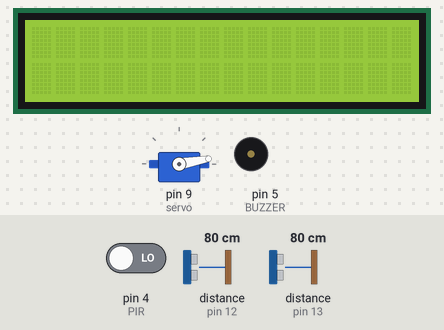
The sketch below on a simulated Arduino Uno, built with avr-gcc and run on an emulated ATmega328P. Shown: 16×2 character LCD, servo, buzzer (waves = sounding). Inputs (shaded band) come from the test bench; at power-on: distance to the obstacle (sensors on pin 12, pin 13) 80 cm, pin 4 (PIR) LOW. The echo pulse lasts 58.3 µs per cm.

Above: at 3.9 s.
4.0 s: distance to the obstacle (sensor on pin 12) set to 299 cm
At 6.7 s:
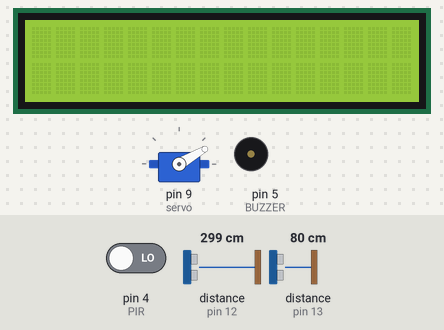
7.0 s: distance to the obstacle (sensor on pin 12) set to 2 cm
At 9.8 s:
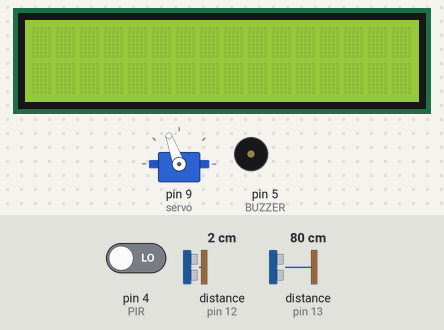
10.0 s: distance to the obstacle (sensor on pin 12) set to 35 cm
At 31.04 s:
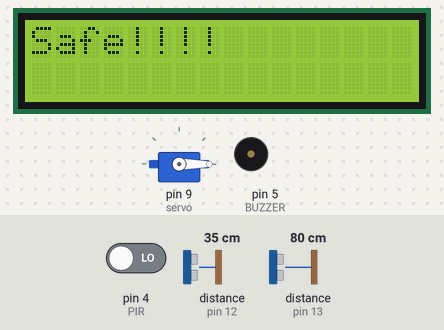
Timing chart, 0 to 31.1 s (numbered marks = the images above; inputs shaded):
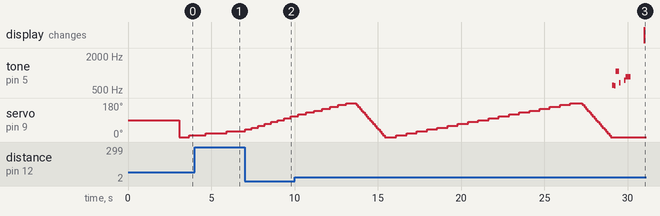

The sketch:

main.ino
```cpp
#include <LiquidCrystal_I2C.h>
#include <HCSR04.h>
#include <Servo.h>
#include <SoftwareSerial.h>
#include <avr/wdt.h>

// function prototypes
void mapping(UltraSonicDistanceSensor sensor, double mapp[]);
double readDist(UltraSonicDistanceSensor sensor);
bool check(UltraSonicDistanceSensor sensor, double Map []);
void playtune();


// device pins
UltraSonicDistanceSensor leftSensor(10,12); // (trigger, echo)
UltraSonicDistanceSensor rightSensor(11,13);
SoftwareSerial BTserial(2,3);
LiquidCrystal_I2C lcd(0x27, 16, 2);
Servo servo;
int BUZZER = 5;
int PIR = 4;

// left and right maps
double mapLeft[19];
double mapRight[19];

// global variables
boolean right = false;
boolean left = false;

int pos = 0; // stores current servo heading
int interval = 1; // angle servo increases (*10)
int moveDelay = 100;
int lastdirect = 1;
int maxAng = 18;
int minAng = 0;


void setup() {
  // put your setup code here, to run once:
  lcd.begin();
  lcd.backlight();
  Serial.begin(9600);
  BTserial.begin(9600);
  servo.attach(9);
  MCUSR = 0;
  pinMode(PIR, INPUT);
  BTserial.println("Mapping...");
  delay(3000);
  mapping(leftSensor, mapLeft);
  mapping(rightSensor, mapRight);
  playtune();
}

void loop() {

      // while PIR dosesnt detect anyone
      if(digitalRead(PIR) == LOW){
           String input = BTserial.readString();
           lcd.home();
           lcd.println("Safe!!!!");
           if (input.compareTo("reset") == 13) {
             reset();
           }
        }
      else{
        lcd.home();
        lcd.println("INTRUDER");
       BTserial.println("INTRUDER");

      // pings both ultrasonic senosrs and checks differnce in enviroment
      boolean right = check(rightSensor, mapRight);
      boolean left = check(leftSensor, mapLeft);

      // if both detect differnce dont change posistion
      if( right == true  && left == true ){
            tone(BUZZER,1000, 100);
            interval = 0;
         }

      // if right sensor detects go right
      if (right == true && left == false){
            interval = -1;
        }

      // if left sensor detects go left
      if (left == true && right == false){
            interval = 1;
        }

      // if no difference continue last heading before a stop
      if( left == false && right == false){
           interval = lastdirect;
         }

       //up dates position
        pos = pos + interval;


       // makes sure the new position is within angle bounds
        if(pos <= minAng) {
         interval = 1;
         pos = minAng + 2;
         }

         if(maxAng <= pos) {
         interval =  -1;
         pos = maxAng -2;
         }


         if(interval != 0){
            lastdirect = interval;
          }

         // move to angle pos
          servo.write(pos*10);

      }


      delay(moveDelay);
  }


void playtune() {

tone(BUZZER,613, 100);
  delay(100);

tone(BUZZER,590, 100);
  delay(100);

tone(BUZZER,1080, 300);
  delay(200);

tone(BUZZER,670, 100);
  delay(300);

tone(BUZZER,743, 200);
  delay(100);

tone(BUZZER,850, 300);
  delay(100);

}

// compares current positions map reading with current readings
// true == difference between mapped and reading
// false == diference between mapped and reading
bool check(UltraSonicDistanceSensor sensor, double Map []){
     int count = 0;

     // checks ultrasonic 5 times to elimated noisey results
     for(int i =0; i<5; i++){

     double dist = readDist(sensor);

     // if scan result is different from mapped distance
     if(!(dist > (Map[pos]-10) && dist < (Map[pos] + 10))){
        count++;
     }
     }

     // if all readings is not simular as mapped return true
     if(count == 5){
      return true;
      }

     return false;
}

// limits ultrasonic range and eliminates strange results eg negative and way too large numbers
double readDist(UltraSonicDistanceSensor sensor) {
  double dist = sensor.measureDistanceCm();
  if (dist < 0 || dist > 200)
    dist = 0;

  return dist;

}

// takes a sensor and maps its readings between 0 and 180 degrees
void mapping(UltraSonicDistanceSensor sensor, double mapp []) {
  for (pos = 0; pos <= 18; pos += 1) { // goes from 0 degrees to 180 degrees
    // in steps of 1 degree

    servo.write(pos*10);
    delay(100);

    double data = 0;
    for(int i = 0; i < 50; i++){
          data = data + readDist(sensor);
          delay(5);
      }

    // averge over 50 readings
    mapp[pos] = data/50;
  }


  // back to reset position;
  for (pos = 18; pos >= 0; pos -= 1) {
    servo.write(pos*10);
    delay(moveDelay);
  }
}

void reset() {
  wdt_enable(WDTO_15MS);
  for (;;) {

  }
}
```

Measured:
- by itself, tone on pin 5 (BUZZER): plays 613 Hz for 0.10 s, 590 Hz for 0.10 s, 1080 Hz for 0.20 s, 670 Hz for 0.10 s, 743 Hz for 0.10 s, 850 Hz for 0.30 s
